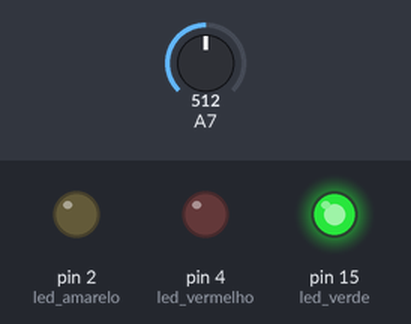
Simulated run of this sketch. Board: Arduino Mega 2560, built with avr-gcc and run on an emulated ATmega2560. On the bench: output pins drawn as LEDs (lit = HIGH). Inputs (shaded band) come from the test bench; at power-on: A7 = 512. What the sketch prints to the serial monitor is not drawn.

Above: at 0.1 s.
Timing chart, 0 to 1.6 s (numbered marks = the images above):
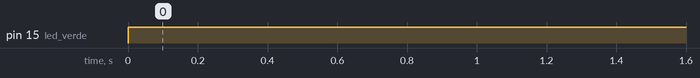

Measured:
- by itself, pin 15 (led_verde): LOW → HIGH at 0.00 s

The sketch:

Activity_07.ino
```cpp
#define analog 39

#define led_verde 15
#define led_amarelo 2
#define led_vermelho 4

int valor_analog;

void setup() {
    Serial.begin(9600);
    Serial.println("Lendo dados do sensor...");
    pinMode(led_vermelho, OUTPUT);
    pinMode(led_amarelo, OUTPUT);
    pinMode(led_verde, OUTPUT);
    pinMode(analog, INPUT);
}

void loop() {
   valor_analog = analogRead(analog);

    digitalWrite(led_vermelho, LOW);
    digitalWrite(led_amarelo, LOW);
    digitalWrite(led_verde, LOW);

   Serial.println(valor_analog);
    if(valor_analog < 1500)
      digitalWrite(led_verde, HIGH);
    else if(valor_analog < 2000)
      digitalWrite(led_amarelo, HIGH);
    else
      digitalWrite(led_vermelho, HIGH);
   delay(1000);
}
```
